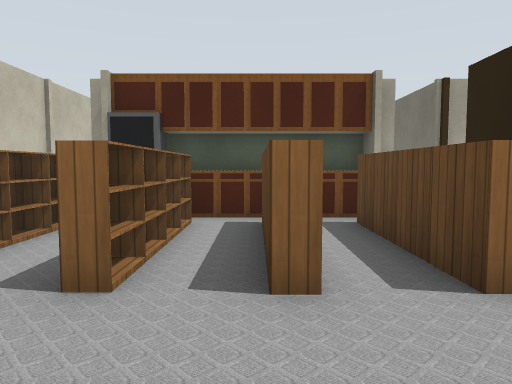
[1] (above)

19 first-person views from a walk through a robot-simulator world made for Gazebo. The camera is 1 m above the floor, tilts 4° down and sees 70° across. The lines on the ground mark 1 m squares. The floor is counted in squares, 1 m on a side. Each view is taken from the middle of a square. On the plan, view 1 faces up. The plan holds only what a view shows up to about 13 squares ahead; the rest is blank. The place goes on beyond the plan. Gazebo's built-in surfaces are drawn with simple patterns. Some surface patterns are stand-ins.

[2]
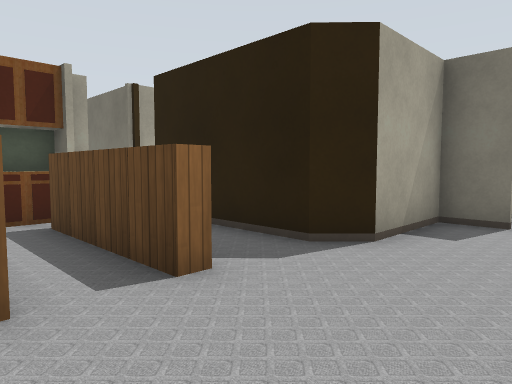

[3]
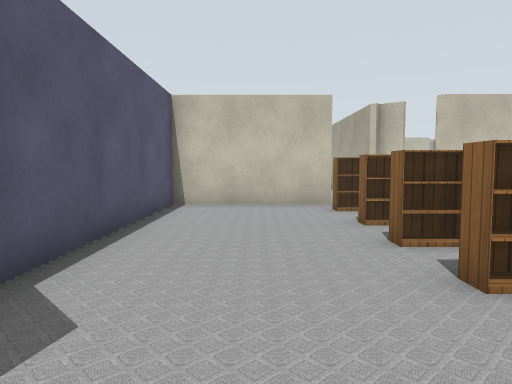

[4]
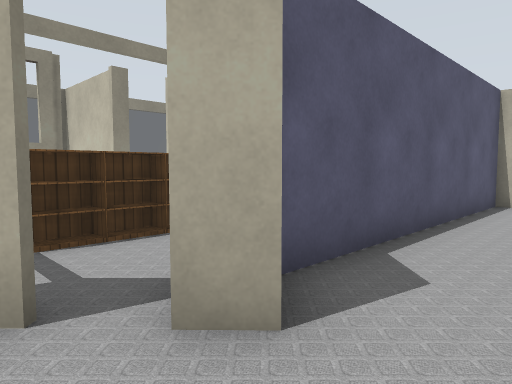

[5]
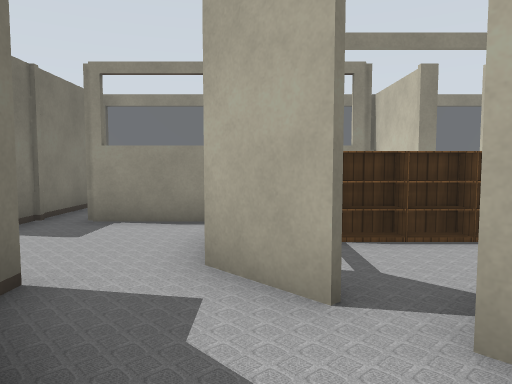

[6]
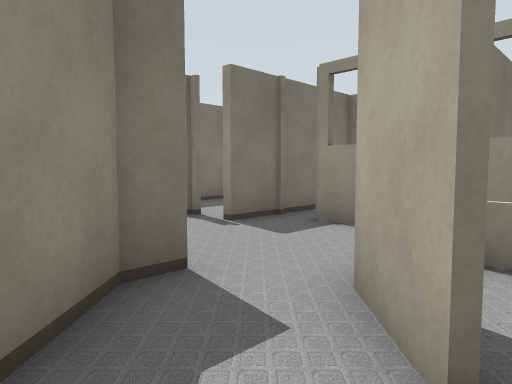

[7]
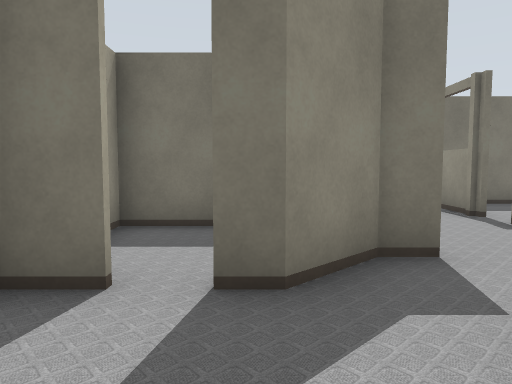

[8]
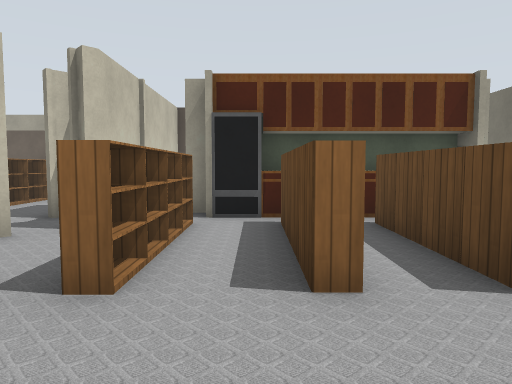

[9]
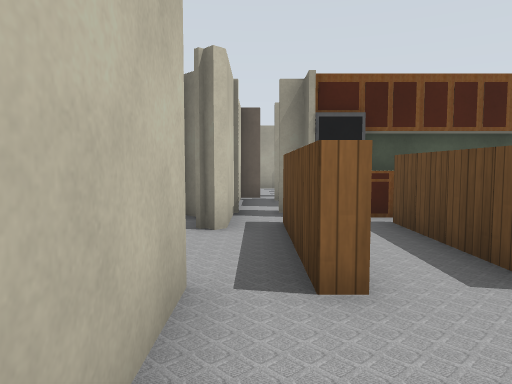

[10]
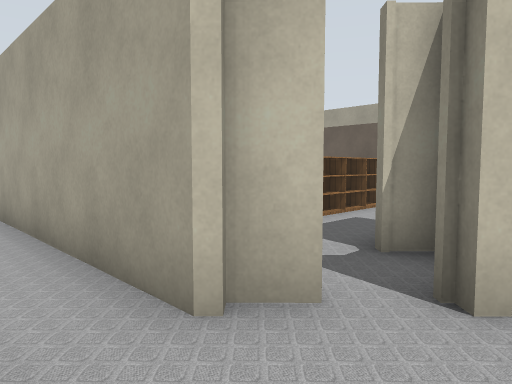

[11]
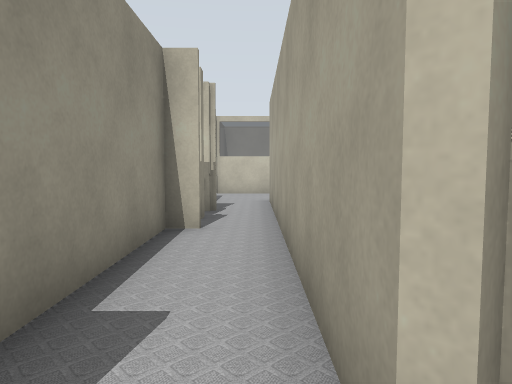

[12]
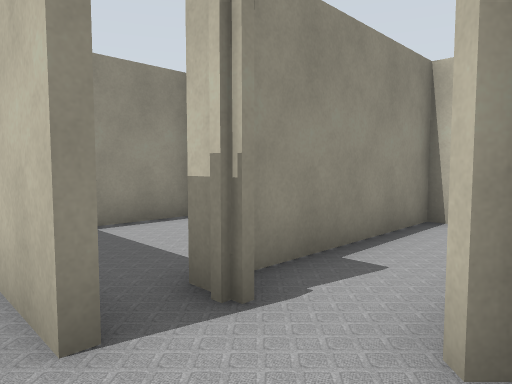

[13]
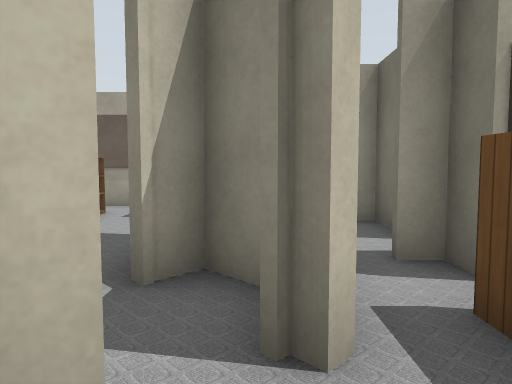

[14]
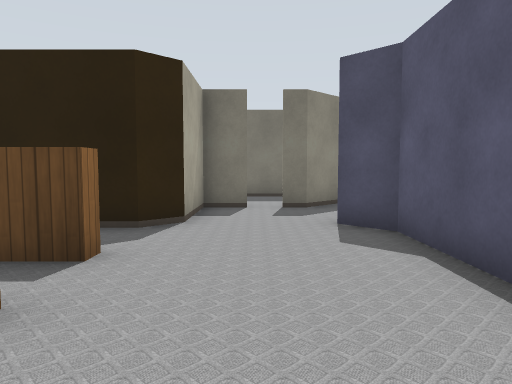

[15]
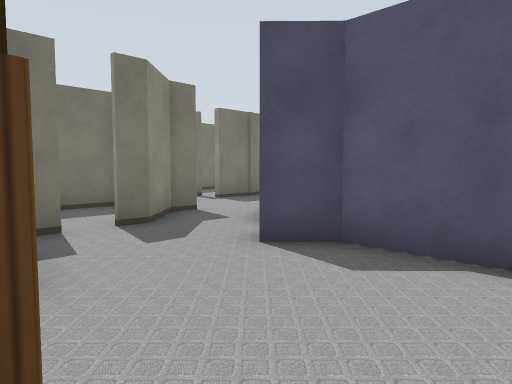

[16]
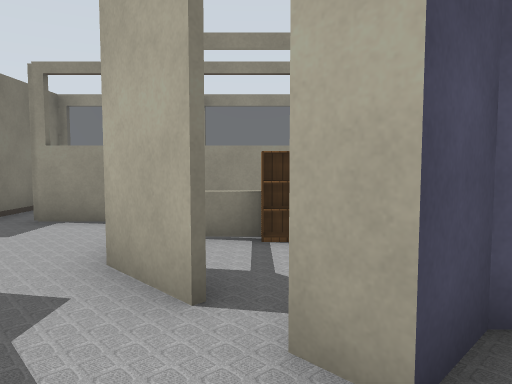

[17]
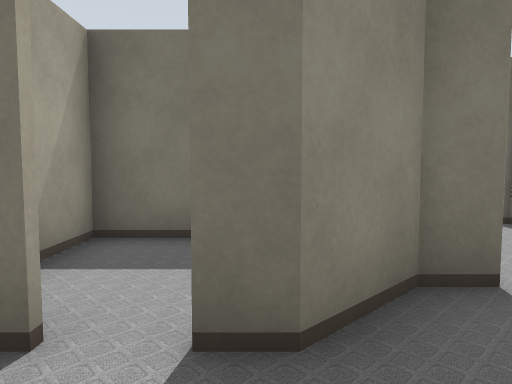

[18]
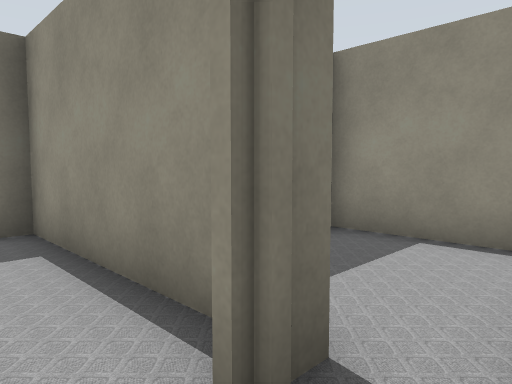

[19]
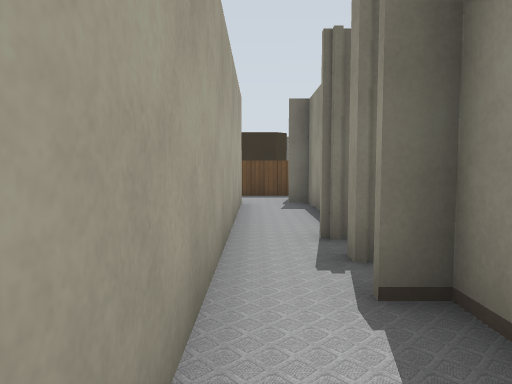

### Floor plan
Key: @ floor where view 1 was taken; # wall or solid block; x gap in a wall; . floor; = window, fence, low wall or low ledge; B bookshelf; T thing the floor can be seen under or through.
Columns run from 16 left of view 1 to 13 right of it. Each row starts with its distance up from view 1.
 13      ####
 12            ###
 11            #.#
 10            #.#
  9            #.#
  8            #.########
  7           ##.####=x #
  6           .#.B.BB.B #
  5  ##########..B.BB.B #
  4 .............B.BB.B.#
  3   ##########.B.BB.B.#
  2           ##........#######
  1            #...........x..#
  0            #....@......T .#
 -1           ##########TT.TT #
 -2      #####           TT.T.
 -3                    ...=.....
 -4                    BB#=....###
 -5                        ...##
 -6                   ##x####x#
 -7                    #  #   #
 -8                    #  #   #

Where each view was taken, in squares from view 1:
view 1: 0 up, 0 right, facing up
view 2: 0 up, 0 right, facing up-right
view 3: 1 up, 5 right, facing left
view 4: 1 up, 6 right, facing down-left
view 5: 1 up, 6 right, facing down
view 6: 0 up, 5 right, facing down-right
view 7: 0 up, 4 right, facing right
view 8: 0 up, 2 left, facing up
view 9: 0 up, 4 left, facing up
view 10: 3 up, 4 left, facing up-left
view 11: 4 up, 5 left, facing left
view 12: 5 up, 4 left, facing down-left
view 13: 4 up, 5 left, facing up
view 14: 1 up, 2 left, facing right
view 15: 3 up, 1 right, facing down-right
view 16: 1 up, 5 right, facing down
view 17: 0 up, 5 right, facing right
view 18: 4 up, 12 left, facing down-right
view 19: 4 up, 16 left, facing right
